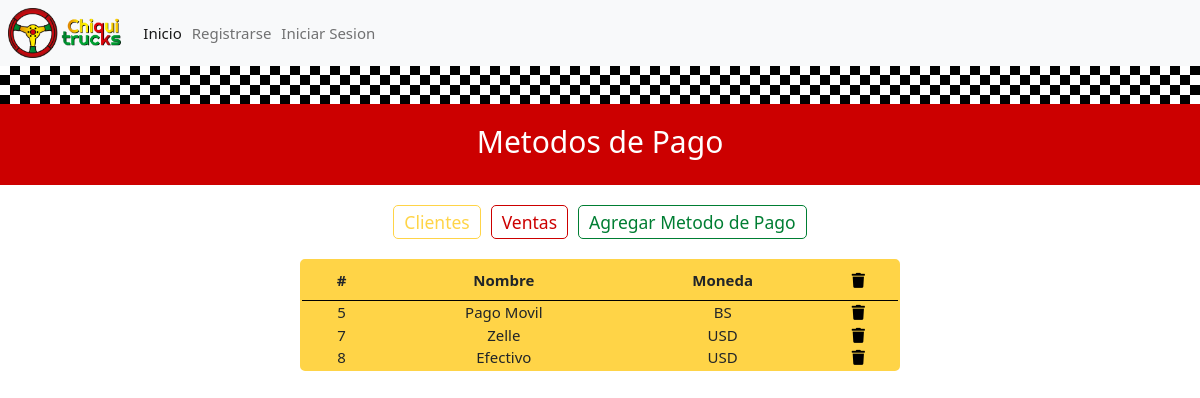
Screenshot of /sales/payment-methods/ with the database file from the repository.
### sales/models.py (models this page shows, shortened)
class PaymentMethod(models.Model):
    name = models.CharField(max_length=20)
    currency = models.CharField(max_length=3, default='')

### sales/views.py (the view)
# urls.py: path('payment-methods/',views.PmListView.as_view(),name='payment_methods'),
class PmListView(ListView):
    model = PaymentMethod
    def get_queryset(self):
        return PaymentMethod.objects.all()

### sales/templates/sales/paymentmethod_list.html
{% extends 'mainapp/base.html' %}
{% block content %}
            <div class='flag'></div>
            <div class="header red-header">
                <h1>Metodos de Pago</h1>
            </div>
            <div class='button-row'>
                <a href="{% url 'clients:client_list' %}"><button class="btn-std btn-yellow">Clientes</button></a>
                <a href="{% url 'sales:sales_list' %}"><button class="btn-std btn-red">Ventas</button></a>
                <a href="{% url 'sales:pm_new' %}"><button class="btn-std btn-green">Agregar Metodo de Pago</button></a>
             </div>
            <div class="content cont-yellow">
                <table class='main-table'>
                    <thead>
                        <th>#</th>
                        <th>Nombre</th>
                        <th>Moneda</th>
                        <th><i class='fa fa-trash icon-head fa-1x'></th>
                    </thead>
                    {% for pm in paymentmethod_list %}
                    <tr>
                        <td>{{pm.pk}}</td>
                        <td>{{pm.name}}</td>
                        <td>{{pm.currency}}</td>
                        <td><a class='link' href="{% url 'sales:pm_remove' pk=pm.pk %}">
                                <i class='fa fa-trash fa-1x'></i></a>
                        </td>
                    </tr>
                    {% endfor %}
                </table>
            </div>
{% endblock content %}

### static/chiquitrucks/css/master.css (style rules this page uses)
:root { --main_blue: #0d47a1; --main_light_blue:#4285F4; --main_red:#CC0000; --main_light_red:#ff4444; --main_yellow:#FFD447; --main_light_yellow:#ffbb33; --main_green:#007E33; --main_light_green:#00c851; --main_gray:rgba(0, 0, 0, 0.1); font-family: 'Ubuntu', sans-serif; }
* { margin: 0; padding: 0; box-sizing: border-box; text-align:center; }
html { font-size: 10px; overflow-x: hidden; overflow-y: scroll; }
a { color:black; text-decoration:none; }
.header { display:flex; flex-direction:column; justify-content:center; width:100%; margin:0rem; padding:2rem; }
.red-header { background-color: var(--main_red); color:white; }
.flag { width: 100%; top: 0; height: 38px; background: repeating-conic-gradient(#000000 0% 25%, rgb(255, 255, 255) 0% 50%) 50% / 20px 20px; margin-bottom: 0rem; }
h1 { font-size:3rem; text-align:center; }
.button-row { display:flex; flex-direction:row; justify-content:center; margin:2rem; font-size:2rem; }
.btn-std { margin: 0rem 0.5rem; padding:0.25rem 1rem; font-size:1.75rem; border-radius:5px; background-color:transparent; }
.btn-green { border: 1px solid var(--main_green); color: var(--main_green); }
.btn-yellow { color: var(--main_yellow); border: 1px solid var(--main_yellow); }
.btn-red { border: 1px solid var(--main_red); color: var(--main_red); }
.content { display:flex; flex-direction:column; justify-content:center; font-size:1.5rem; width: 50vw; margin:2rem auto; padding:0rem; border-radius:5px; }
.cont-yellow { background-color:var(--main_yellow); border:2px solid var(--main_yellow); }
th { height: 40px; border-bottom: 1.5px solid black; }
td { min-width:25px; height: 20px; }
.fa { color:black; margin: 0rem 0.25rem }
.icon-head { color:black; }
i { color: green; }
i::before { background:transparent; }

### rows the page displays
PaymentMethod: pk "5", name "Pago Movil", currency "BS"
PaymentMethod: pk "7", name "Zelle", currency "USD"
PaymentMethod: pk "8", name "Efectivo", currency "USD"
